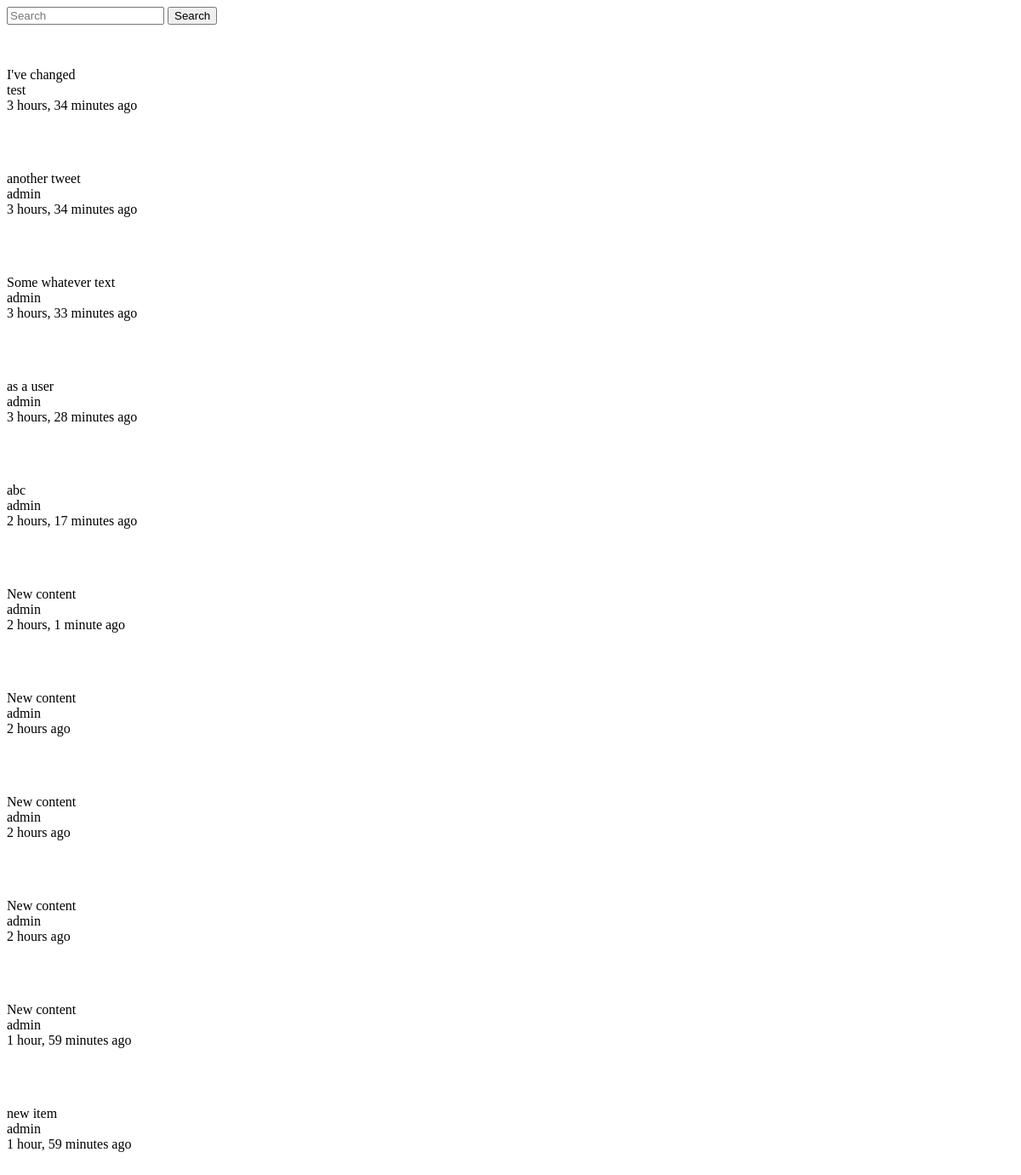
The app's page /tweet/, older data.
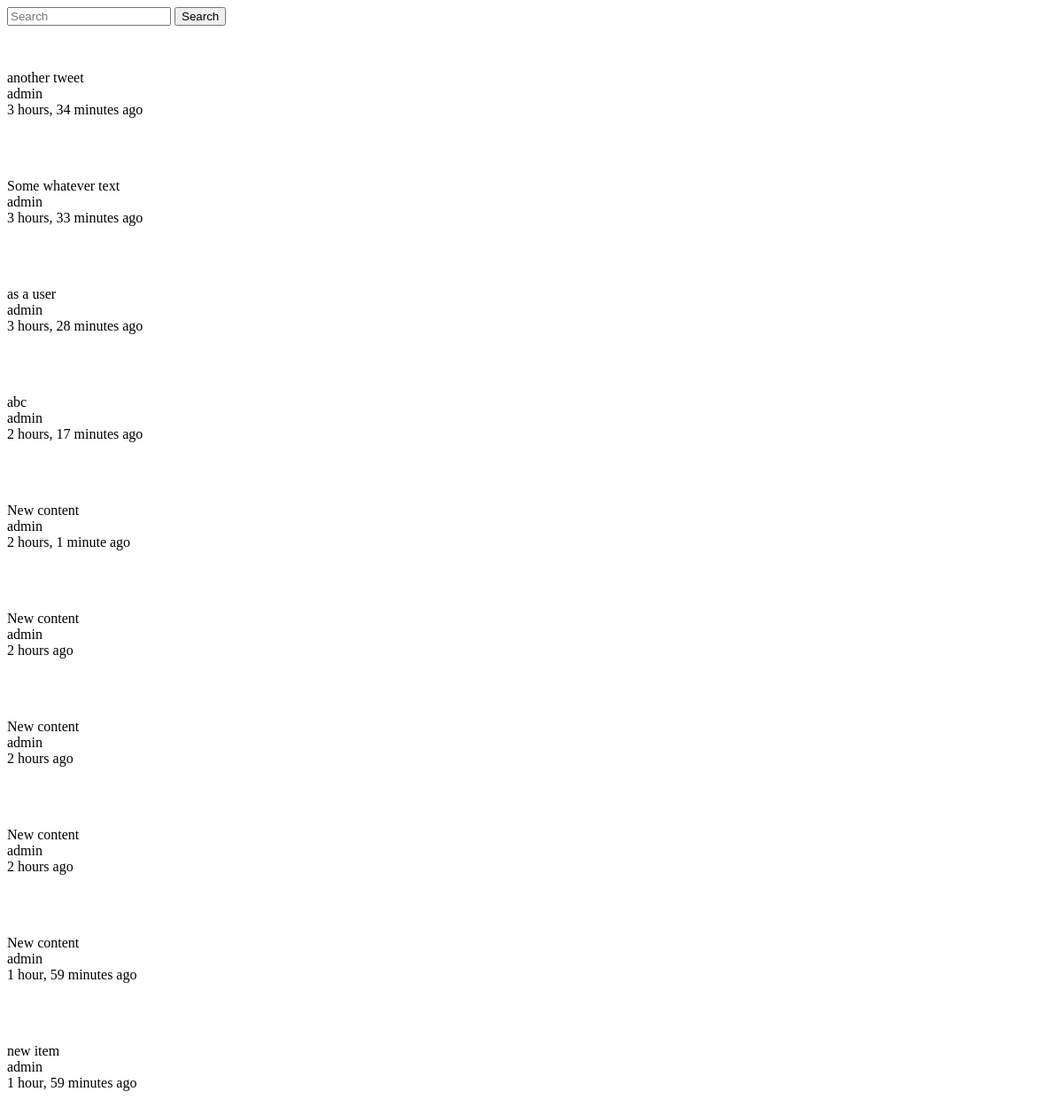
The same page, newer data.
### tweets/models.py (models this page shows, shortened)
class Tweet(models.Model):
    user        = models.ForeignKey(settings.AUTH_USER_MODEL, default=1, on_delete=models.CASCADE)
    content     = models.CharField(max_length=140, validators=[validate_content])
    updated     = models.DateTimeField(auto_now = True)
    timestamp   = models.DateTimeField(auto_now_add=True)

### tweets/views.py (the view)
# urls.py: path('', TweetListView.as_view(), name='list'),
class TweetListView(ListView):
    def get_queryset(self, *args, **kwargs):
        qs = Tweet.objects.all()
        print(self.request.GET)
        query = self.request.GET.get("q", None)
        if query is not None:
            qs = qs.filter(
                    Q(content__icontains=query) |
                    Q(user__username__icontains=query)
                    )
        return qs
    def get_context_data(self, *args, **kwargs):
        context = super(TweetListView, self).get_context_data(*args, **kwargs)
        return context

### tweets/templates/tweets/tweet_list.html
{% include "tweets/search_form.html" %}<br/>
{% for object in object_list %}
    <p>{{ object.content }}<br/>
    {{ object.user }}<br/>
    {{ object.timestamp|timesince }} ago</p><br/><br/>
{% empty %}
    {% if request.GET.q %}
     <p>No tweets found.</p>
    {% else %}
    <p>No tweets yet.</p>
    {% endif %}
{% endfor %}

Row changes from the older to the newer data that the page shows:
removed Tweet: content "I've changed", user "test", timestamp "3 hours, 34 minutes"
